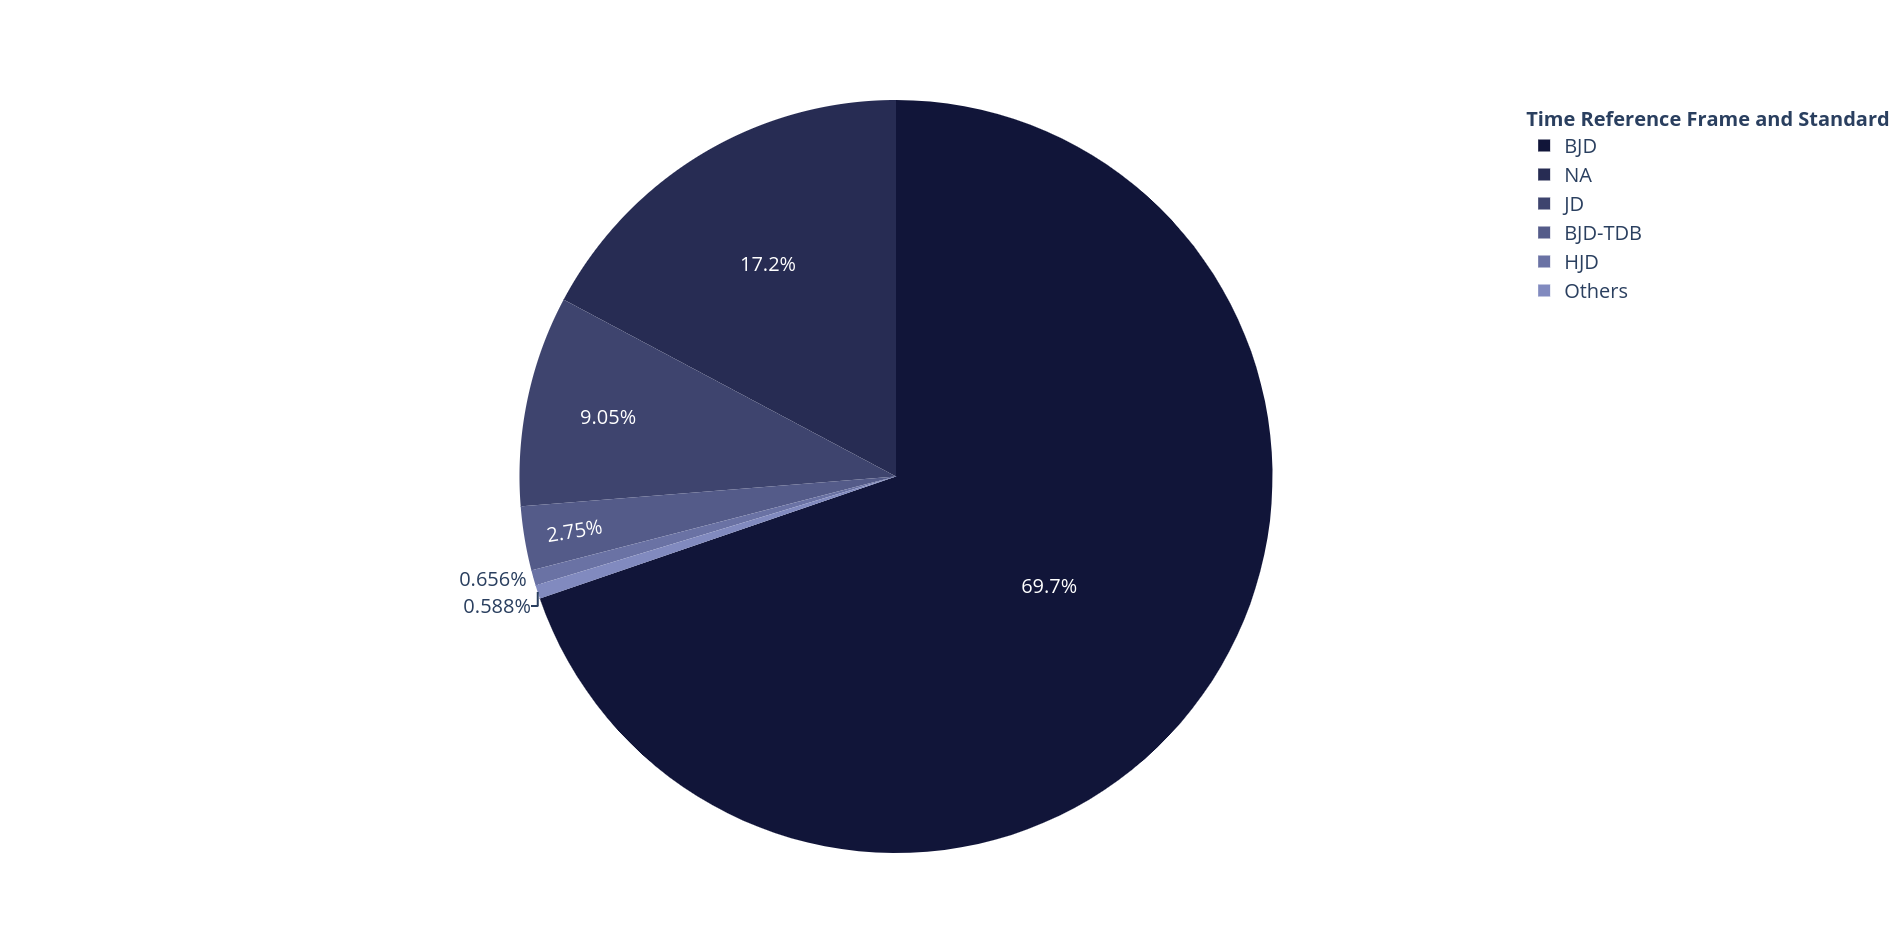

Reproduce this figure in Python.

# Paths:
path_data = "data/"

# Packages:
import numpy as np
import pandas as pd
import plotly.express as px
from matplotlib.colors import LinearSegmentedColormap, to_hex

# Display options:
pd.set_option("display.width", 1200)
pd.set_option("display.max_columns", 300)
pd.set_option("display.max_rows", 300)

# Dataset:
df = pd.read_csv(path_data + "nasa_exoplanets.csv")
df_varnames = pd.read_csv(path_data + "nasa_exoplanets_var_names.csv")

# Variables:
cat_var = "pl_tsystemref"
cat_var_name = df_varnames.loc[(df_varnames["var"] == cat_var), ["var_name"]].values[0][0]

# Adapt the data:
df_plot = df.groupby(by = cat_var)[cat_var].agg("count")
levels = df_plot.index.tolist()
df_plot = pd.DataFrame({"level": levels,
                        "freq": df_plot.values.tolist()}).sort_values("freq",
                                                                      ascending = False)

# Deal with nan:
df_plot = df_plot.append(pd.DataFrame({"level": ["NA"],
                                       "freq": df[cat_var].isna().sum()})).sort_values("freq", ascending = False)
df_plot = df_plot.copy().reset_index(drop = True)

# Deal with small categories:
df_plot["freq_rel"] = [i/sum(df_plot["freq"])*100 for i in df_plot["freq"]]
df_plot["freq_rel_cum"] = df_plot["freq_rel"].cumsum()
max_cats_size = 99.5
df_plot1 = df_plot.loc[df_plot.loc[:, "freq_rel_cum"] < max_cats_size, ["level", "freq"]]
df_plot2 = pd.DataFrame(
    {
        "level": ["Others"],
        "freq": [df_plot.loc[df_plot.loc[:, "freq_rel_cum"] >= max_cats_size, "freq"].sum()]
    }
)
df_plot = pd.concat([df_plot1,
                     df_plot2]).reset_index(drop = True)

# Plot:
n_levels = df_plot.shape[0]
cmap = LinearSegmentedColormap.from_list("my_palette", ["#111539", "#97A1D9"])
my_palette = [to_hex(j) for j in  [cmap(i/n_levels) for i in np.array(range(n_levels))]]

fig = go.Figure(
    data = [
        go.Pie(
            labels = df_plot["level"],
            values = df_plot["freq"],
            marker = dict(colors = my_palette),
            hovertemplate = "<b>" + cat_var_name + ": %{label}<br>" +
                            "<b>Frequency: %{value}<br>" +
                            "</b><extra></extra>"
        )
    ]
)
fig.update_layout(
    legend_title = "<b>" + cat_var_name + "</b>",
    font = dict(
        size = 20
    ),
    hoverlabel = dict(
        font_size = 18,
        font_family = "Rockwell"
    ),
    showlegend = True,
    plot_bgcolor = "white"
)
fig.show()
